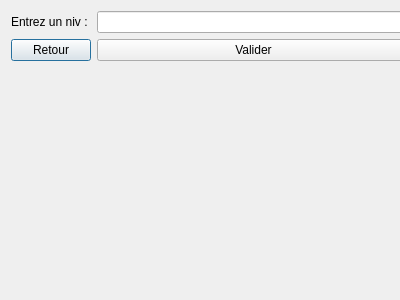
<?xml version="1.0" encoding="UTF-8"?>
<ui version="4.0">
 <class>SuppressionInterfaceClass</class>
 <widget class="QDialog" name="SuppressionInterfaceClass">
  <property name="geometry">
   <rect>
    <x>0</x>
    <y>0</y>
    <width>400</width>
    <height>300</height>
   </rect>
  </property>
  <property name="windowTitle">
   <string>SuppressionInterface</string>
  </property>
  <widget class="QWidget" name="formLayoutWidget">
   <property name="geometry">
    <rect>
     <x>0</x>
     <y>0</y>
     <width>421</width>
     <height>301</height>
    </rect>
   </property>
   <layout class="QFormLayout" name="formLayout">
    <item row="0" column="0">
     <widget class="QLabel" name="label">
      <property name="text">
       <string>Entrez un niv : </string>
      </property>
     </widget>
    </item>
    <item row="0" column="1">
     <widget class="QLineEdit" name="niv"/>
    </item>
    <item row="1" column="0">
     <widget class="QPushButton" name="CancelButton">
      <property name="text">
       <string>Retour</string>
      </property>
     </widget>
    </item>
    <item row="1" column="1">
     <widget class="QPushButton" name="ValiderButton">
      <property name="text">
       <string>Valider</string>
      </property>
     </widget>
    </item>
   </layout>
  </widget>
 </widget>
 <layoutdefault spacing="6" margin="11"/>
 <resources/>
 <connections>
  <connection>
   <sender>CancelButton</sender>
   <signal>clicked()</signal>
   <receiver>SuppressionInterfaceClass</receiver>
   <slot>close()</slot>
   <hints>
    <hint type="sourcelabel">
     <x>40</x>
     <y>47</y>
    </hint>
    <hint type="destinationlabel">
     <x>199</x>
     <y>149</y>
    </hint>
   </hints>
  </connection>
 </connections>
</ui>
